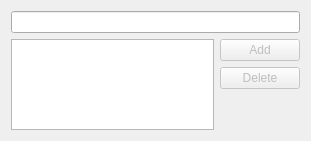
<?xml version="1.0" encoding="UTF-8"?>
<ui version="4.0">
 <class>QStringListEdit</class>
 <widget class="QWidget" name="QStringListEdit">
  <property name="geometry">
   <rect>
    <x>0</x>
    <y>0</y>
    <width>311</width>
    <height>141</height>
   </rect>
  </property>
  <property name="windowTitle">
   <string notr="true">Form</string>
  </property>
  <layout class="QVBoxLayout" name="verticalLayout_2">
   <item>
    <widget class="QLineEdit" name="qsle_lineedit"/>
   </item>
   <item>
    <layout class="QHBoxLayout" name="horizontalLayout">
     <item>
      <widget class="QListView" name="qsle_listview"/>
     </item>
     <item>
      <layout class="QVBoxLayout" name="verticalLayout">
       <item>
        <widget class="QPushButton" name="qsle_add">
         <property name="enabled">
          <bool>false</bool>
         </property>
         <property name="text">
          <string extracomment="qstringlist edit: add button">Add</string>
         </property>
        </widget>
       </item>
       <item>
        <widget class="QPushButton" name="qsle_delete">
         <property name="enabled">
          <bool>false</bool>
         </property>
         <property name="text">
          <string extracomment="qstringlist edit: delete button">Delete</string>
         </property>
        </widget>
       </item>
       <item>
        <spacer name="verticalSpacer">
         <property name="orientation">
          <enum>Qt::Vertical</enum>
         </property>
         <property name="sizeHint" stdset="0">
          <size>
           <width>20</width>
           <height>40</height>
          </size>
         </property>
        </spacer>
       </item>
      </layout>
     </item>
    </layout>
   </item>
  </layout>
 </widget>
 <resources/>
 <connections/>
</ui>
